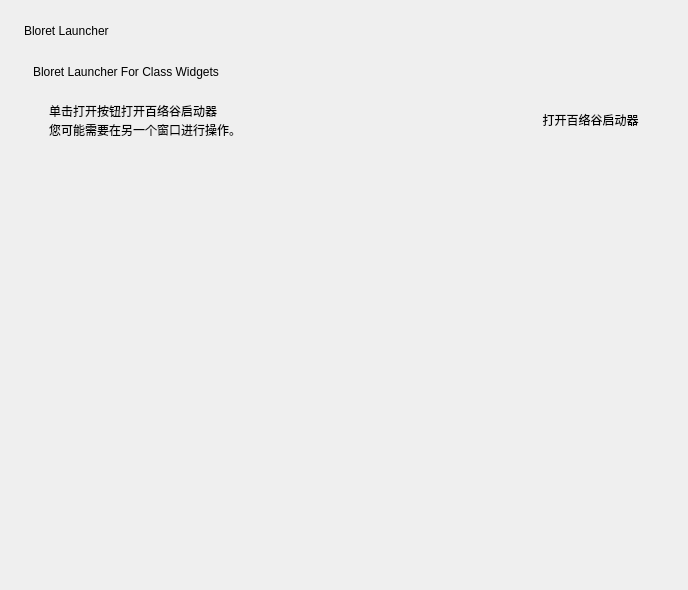
<?xml version="1.0" encoding="UTF-8"?>
<ui version="4.0">
 <class>Form</class>
 <widget class="QWidget" name="Form">
  <property name="geometry">
   <rect>
    <x>0</x>
    <y>0</y>
    <width>688</width>
    <height>590</height>
   </rect>
  </property>
  <property name="sizePolicy">
   <sizepolicy hsizetype="Preferred" vsizetype="Expanding">
    <horstretch>0</horstretch>
    <verstretch>0</verstretch>
   </sizepolicy>
  </property>
  <property name="windowTitle">
   <string>Form</string>
  </property>
  <layout class="QVBoxLayout" name="verticalLayout_2">
   <property name="spacing">
    <number>18</number>
   </property>
   <property name="leftMargin">
    <number>24</number>
   </property>
   <property name="topMargin">
    <number>24</number>
   </property>
   <property name="rightMargin">
    <number>24</number>
   </property>
   <property name="bottomMargin">
    <number>0</number>
   </property>
   <item>
    <widget class="TitleLabel" name="TitleLabel">
     <property name="text">
      <string>Bloret Launcher</string>
     </property>
    </widget>
   </item>
   <item>
    <widget class="SmoothScrollArea" name="SmoothScrollArea">
     <property name="styleSheet">
      <string notr="true">background: transparent; border: none</string>
     </property>
     <property name="widgetResizable">
      <bool>true</bool>
     </property>
     <widget class="QWidget" name="scrollAreaWidgetContents">
      <property name="geometry">
       <rect>
        <x>0</x>
        <y>0</y>
        <width>640</width>
        <height>536</height>
       </rect>
      </property>
      <layout class="QVBoxLayout" name="verticalLayout_9">
       <item>
        <layout class="QVBoxLayout" name="verticalLayout_7">
         <item>
          <widget class="SubtitleLabel" name="SubtitleLabel_2">
           <property name="text">
            <string>Bloret Launcher For Class Widgets</string>
           </property>
          </widget>
         </item>
         <item>
          <widget class="CardWidget" name="CardWidget_3">
           <property name="minimumSize">
            <size>
             <width>0</width>
             <height>70</height>
            </size>
           </property>
           <layout class="QHBoxLayout" name="horizontalLayout_5">
            <property name="leftMargin">
             <number>16</number>
            </property>
            <property name="topMargin">
             <number>16</number>
            </property>
            <property name="rightMargin">
             <number>16</number>
            </property>
            <property name="bottomMargin">
             <number>16</number>
            </property>
            <item>
             <layout class="QVBoxLayout" name="verticalLayout_6">
              <property name="spacing">
               <number>0</number>
              </property>
              <item>
               <widget class="StrongBodyLabel" name="StrongBodyLabel_5">
                <property name="text">
                 <string>单击打开按钮打开百络谷启动器</string>
                </property>
               </widget>
              </item>
              <item>
               <widget class="CaptionLabel" name="CaptionLabel_2">
                <property name="sizePolicy">
                 <sizepolicy hsizetype="Expanding" vsizetype="Preferred">
                  <horstretch>0</horstretch>
                  <verstretch>0</verstretch>
                 </sizepolicy>
                </property>
                <property name="text">
                 <string>您可能需要在另一个窗口进行操作。</string>
                </property>
                <property name="wordWrap">
                 <bool>true</bool>
                </property>
                <property name="lightColor" stdset="0">
                 <color alpha="150">
                  <red>0</red>
                  <green>0</green>
                  <blue>0</blue>
                 </color>
                </property>
                <property name="darkColor" stdset="0">
                 <color alpha="200">
                  <red>255</red>
                  <green>255</green>
                  <blue>255</blue>
                 </color>
                </property>
               </widget>
              </item>
             </layout>
            </item>
            <item>
             <widget class="PushButton" name="open">
              <property name="text">
               <string>打开百络谷启动器</string>
              </property>
             </widget>
            </item>
           </layout>
          </widget>
         </item>
        </layout>
       </item>
       <item>
        <widget class="QFrame" name="blank">
         <property name="minimumSize">
          <size>
           <width>0</width>
           <height>25</height>
          </size>
         </property>
         <property name="frameShape">
          <enum>QFrame::StyledPanel</enum>
         </property>
         <property name="frameShadow">
          <enum>QFrame::Raised</enum>
         </property>
         <property name="lineWidth">
          <number>5</number>
         </property>
        </widget>
       </item>
       <item>
        <spacer name="verticalSpacer">
         <property name="orientation">
          <enum>Qt::Vertical</enum>
         </property>
         <property name="sizeHint" stdset="0">
          <size>
           <width>20</width>
           <height>40</height>
          </size>
         </property>
        </spacer>
       </item>
      </layout>
     </widget>
    </widget>
   </item>
  </layout>
 </widget>
 <customwidgets>
  <customwidget>
   <class>CardWidget</class>
   <extends>QFrame</extends>
   <header>qfluentwidgets</header>
   <container>1</container>
  </customwidget>
  <customwidget>
   <class>SmoothScrollArea</class>
   <extends>QScrollArea</extends>
   <header>qfluentwidgets</header>
   <container>1</container>
  </customwidget>
  <customwidget>
   <class>CaptionLabel</class>
   <extends>QLabel</extends>
   <header>qfluentwidgets</header>
  </customwidget>
  <customwidget>
   <class>StrongBodyLabel</class>
   <extends>QLabel</extends>
   <header>qfluentwidgets</header>
  </customwidget>
  <customwidget>
   <class>SubtitleLabel</class>
   <extends>QLabel</extends>
   <header>qfluentwidgets</header>
  </customwidget>
  <customwidget>
   <class>TitleLabel</class>
   <extends>QLabel</extends>
   <header>qfluentwidgets</header>
  </customwidget>
  <customwidget>
   <class>PushButton</class>
   <extends>QPushButton</extends>
   <header location="global">qfluentwidgets</header>
  </customwidget>
 </customwidgets>
 <resources/>
 <connections/>
</ui>
